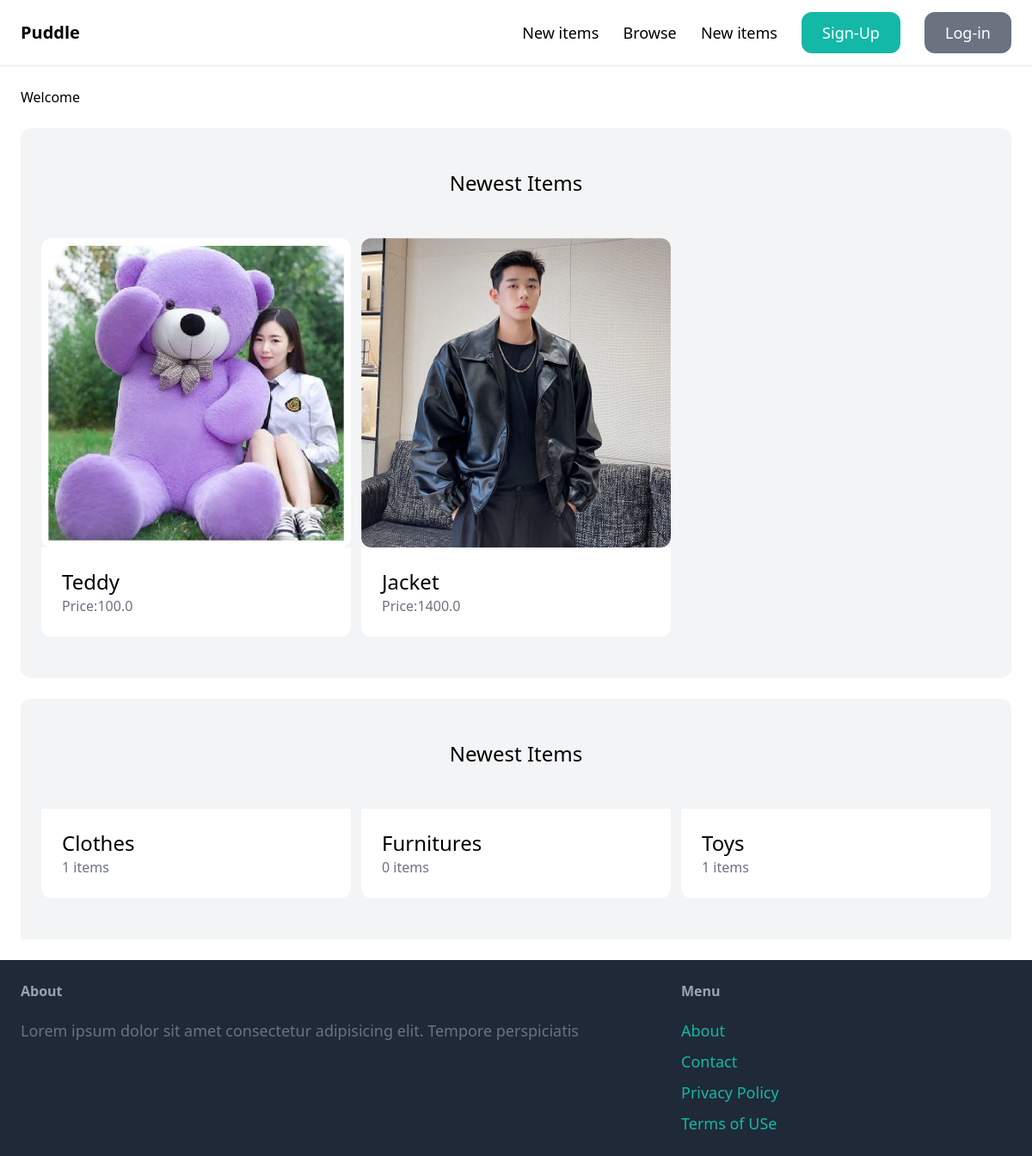
The app's page /, older data.
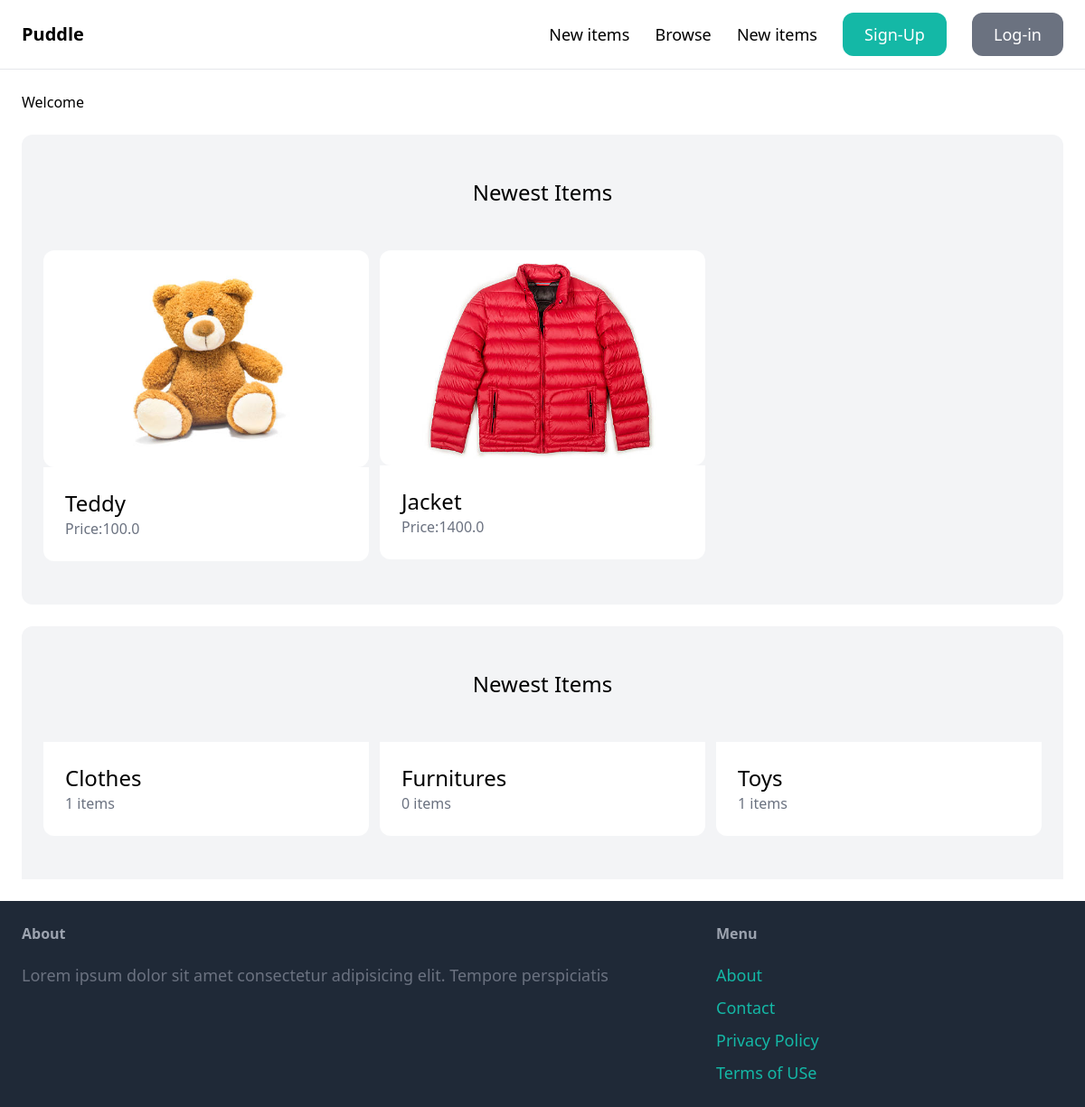
The same page, newer data.
### item/models.py (models this page shows, shortened)
class Item(models.Model):
    category = models.ForeignKey(Category, related_name='items', on_delete= models.CASCADE)
    name= models.CharField(max_length=255)
    description   = models.TextField(blank = True, null = True)
    price = models.FloatField()
    image = models.ImageField(upload_to = 'item_images', blank=True, null = True)
    is_sold = models.BooleanField(default=False)
    created_by = models.ForeignKey(User, related_name = 'items', on_delete=models.CASCADE)
    created_at = models.DateTimeField(auto_now_add = True)

### core/views.py (the view)
# urls.py: path('', views.index, name='index'),
def index(request):
    items = Item.objects.filter(is_sold = False)[0:6]
    categories = Category.objects.all()
    return render(request, 'core/index.html',{
        'categories' : categories,
        'items' : items,
    })

### core/templates/core/index.html
{% extends 'core/base.html' %}
{% block content %}
{% block title %} Welcome {% endblock %}
    <div class="mt-6 px-6 py-12 bg-gray-100 rounded-xl">
        <h2 class="mb-12 text-2xl text-center">Newest Items</h2>
        <div class="grid grid-cols-3 gap-3">
            {% for item in items %}
                <div>
                    <a href="{% url 'item:detail' item.id %}">
                        <div>
                            <img src="{{item.image.url}}" class="rounded-xl" >
                        </div>
                        <div class="p-6 bg-white rounded-b-xl">
                            <h2 class="text-2xl">{{item.name}}</h2>
                            <p class="text-gray-500">Price:{{item.price}}</p>
                        </div>
                    </a>
                </div>
            {% endfor %}
        </div>
    </div>
    <div class="mt-6 px-6 py-12 bg-gray-100 rounded-t-xl">
        <h2 class="mb-12 text-2xl text-center">Newest Items</h2>
        <div class="grid grid-cols-3 gap-3">
            {% for category in categories %}
                <div>
                    <a href="#">
                        <div class="p-6 bg-white rounded-b-xl">
                            <h2 class="text-2xl">{{category.name}}</h2>
                            <p class="text-gray-500">{{ category.items.count}} items</p>
                        </div>
                    </a>
                </div>
            {% endfor %}
        </div>
    </div>
{% endblock %}

Row changes from the older to the newer data that the page shows:
changed Item "Teddy": image: a different picture
changed Item "Jacket": image: a different picture
